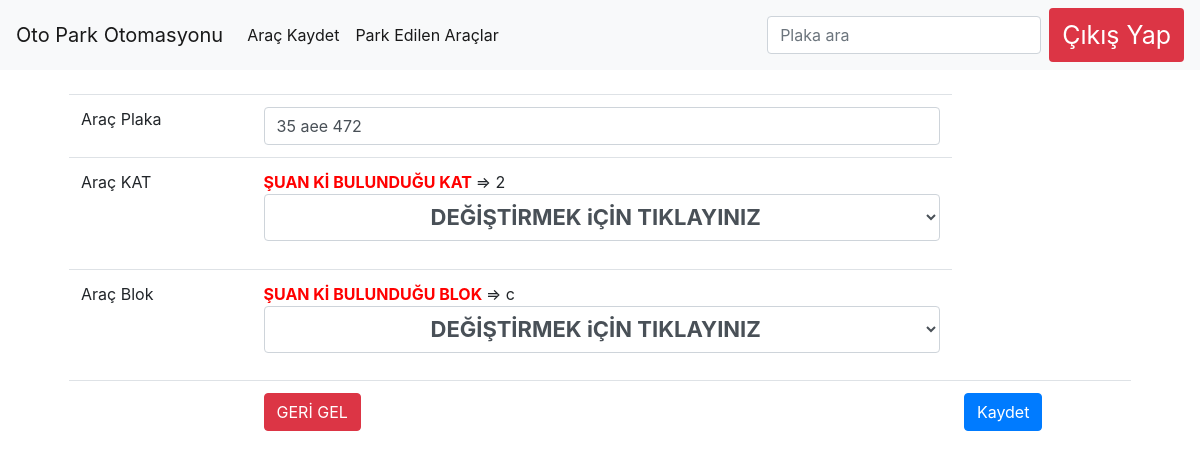
Screenshot of /otopark_otomasyon1/admin/duzenle.php?id=113 (signed in) with the database file from the repository.
### tables this page shows
CREATE TABLE `arac_kayit` (
  `arac_id` int(11) NOT NULL,
  `arac_sahip` varchar(50) NOT NULL,
  `arac_plaka` varchar(15) NOT NULL,
  `arac_marka` varchar(30) NOT NULL,
  `arac_renk` varchar(30) NOT NULL,
  `arac_tur` varchar(30) NOT NULL,
  `arac_kat` varchar(15) NOT NULL,
  `arac_blok` varchar(15) NOT NULL,
  `arac_alan` varchar(100) NOT NULL,
  `arac_giris_tarih` datetime NOT NULL DEFAULT current_timestamp(),
  `arac_cikis_tarih` varchar(55) NOT NULL,
  `ucret` int(11) NOT NULL
);

### otopark_otomasyon1/admin/duzenle.php (the view, shortened to what this page needs)
<?php
include 'baglan.php';
?>
<!doctype html>
<html lang="en">
  <head>
    <link rel="stylesheet" href="https://stackpath.bootstrapcdn.com/bootstrap/4.3.1/css/bootstrap.min.css">
  </head>
  <body>
  <nav class="navbar navbar-expand-lg navbar-light bg-light">
  <a class="navbar-brand" href="arackayit.php">Oto Park Otomasyonu</a>
  <div class="collapse navbar-collapse" id="navbarSupportedContent">
    <ul class="navbar-nav mr-auto">
      <li class="nav-item active">
        <a class="nav-link" href="arackayit.php">Araç Kaydet<span class="sr-only">(current)</span></a>
      </li>
      <li class="nav-item active">
      <a class="nav-link" href="parkedenarac.php">Park Edilen Araçlar<span class="sr-only">(current)</span></a>
      </li>
    </ul>
    <form class="form-inline my-2 my-lg-0">
    <input class="form-control mr-sm-2" type="search" placeholder="Plaka ara" aria-label="Search">
      <button class="btn bg-danger my-2 my-sm-0 " type="submit"><a href="cikis.php" style ="color:white;text-decoration: none;font-size:25px;">Çıkış Yap </a><i class="bi bi-box-arrow-right" style="font-size:26px;color:white;"></i></button>
    </form>
  </div>
</nav>
<?php
$sorgu = $db -> query("SELECT * FROM arac_kayit WHERE arac_id= ".(int)$_GET['id']);
$sonuc = $sorgu ->fetch(PDO::FETCH_ASSOC);
?>
<div class="container">
    <div class="card-body p-4">
        <form action="" method="post">
            <table class="table">
                <tr>
                    <td>Araç Plaka</td>
                    <td><input type="text" name="arac_plaka" class="form-control"
                            value="<?php echo $sonuc['arac_plaka'];  ?>">
                    </td>
                </tr>
                <tr>
                    <td>Araç KAT</td>
                    <td><b style="color:red;">ŞUAN Kİ BULUNDUĞU KAT </b>=> <?php echo $sonuc['arac_kat'];  ?>
                            <div class="mb-3">
                  <select name="arac_kat"  class="form-control text-center mb-3" style="font-weight: bold; font-size:22px;"id="" >
            <option value="">DEĞİŞTİRMEK iÇİN TIKLAYINIZ</option>
                  </select>
               </div>
                    </td>
                </tr>
                <tr>
                    <td>Araç Blok</td>
                    <td><b style="color:red;">ŞUAN Kİ BULUNDUĞU BLOK </b> => <?php echo $sonuc['arac_blok'];  ?>
                            <div class="mb-3">
               <select name="arac_blok"  class="form-control text-center mb-3"id="" style="font-weight: bold; font-size:22px;" >
            <option value="">DEĞİŞTİRMEK iÇİN TIKLAYINIZ</option>
                  </select>
               </div>
                    </td>
                </tr>
                <tr>
                <tr>
                    <td></td>
                    <td><input type="submit" class="btn btn-danger" name="cikis" value="GERİ GEL"></td>
                    <td><input type="submit" class="btn btn-primary" value="Kaydet"></td>
                </tr>
            </table>
        </form>
    </div>
  </body>
</html>

### rows the page displays
arac_kayit: arac_plaka "35 aee 472", arac_kat "2", arac_blok "c"
